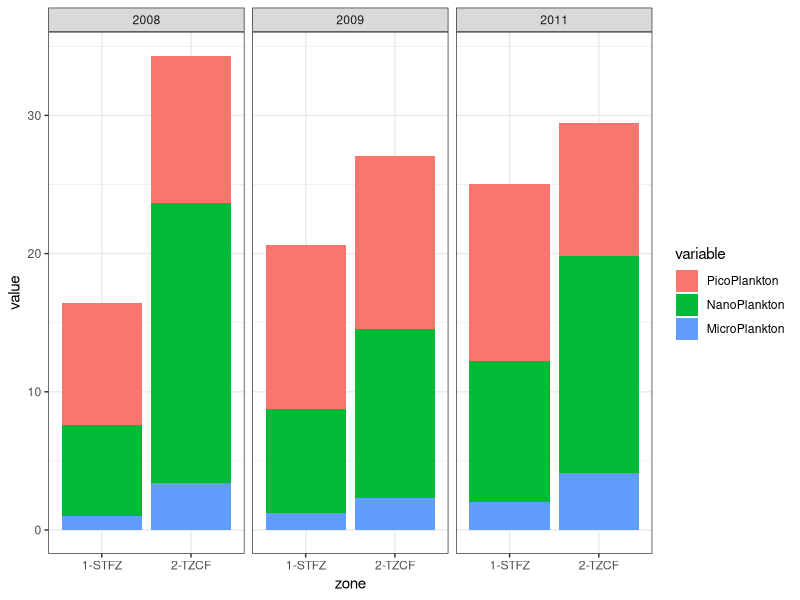
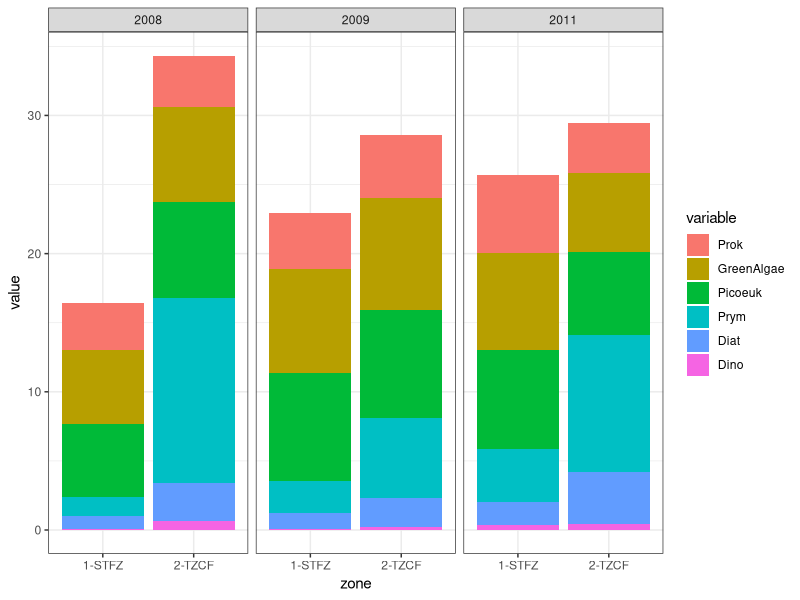
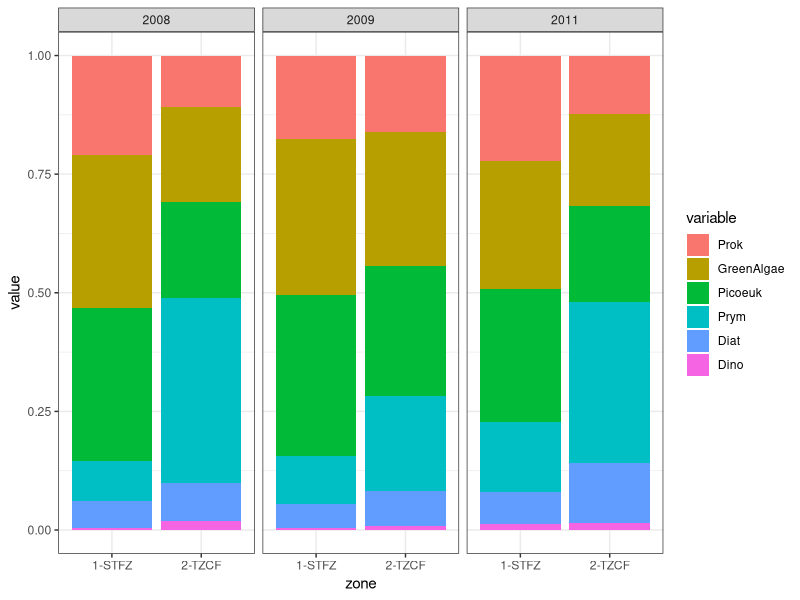
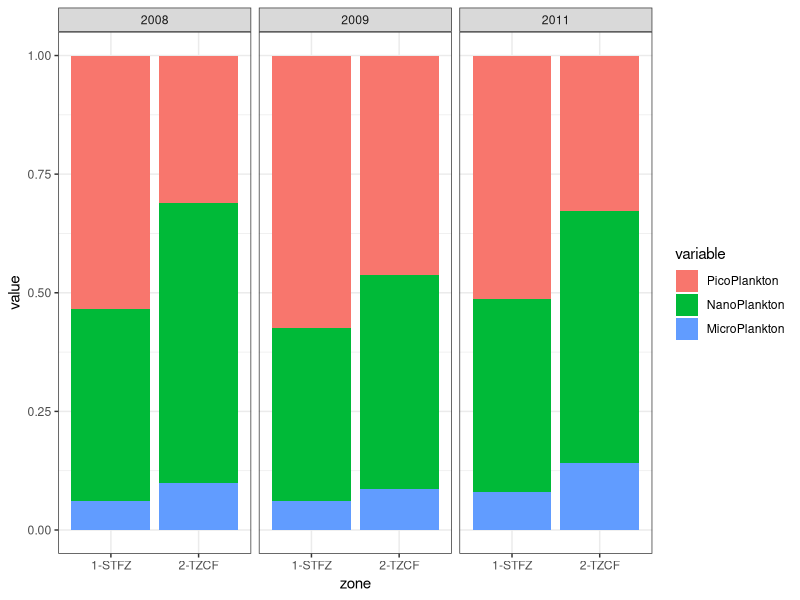

These charts were generated, in order, by the following R code:
# This is an R script to read in the data written from the Matlab script FigXIntSizeClasses.m to file chlpigdata.csv
#
# Need the libraries reshape and ggplot2
library(reshape)
library(ggplot2)

# Read in the file that Matlab wrote out (CSV). chlpigdata.csv is actual values
pig = read.csv('chlpigdatahirata.csv',header=T)

#Change 1,2 to '1-STFZ','2-TZCF' since Matlab only writes numbers
pig$zone[pig$zone==1]='1-STFZ'
pig$zone[pig$zone==2]='2-TZCF'

repig.all = melt(pig[,c(1:2,4:9)],id=c('year','zone')) #Reshape to columns only taking chloropigments (e.g. pro, prym, diat, etc)
repig.size = melt(pig[,c(1:2,10:12)],id=c('year','zone')) # Reshape but only pico, nano, micro groups

# Barplot of pico, nano, micro in all areas grouped by year and zone
ggplot() + geom_bar(data=repig.size, aes(y = value, x = zone, fill = variable), stat="identity", position='stack') + theme_bw() + facet_grid( ~ year)

# Barplot of all groups in all areas grouped by year and zone
ggplot() + geom_bar(data=repig.all, aes(y = value, x = zone, fill = variable), stat="identity", position='stack') + theme_bw() + facet_grid( ~ year)

# Do same thing but as percentage
pigperc = cbind(pig[,1:2],pig[4:9]/rowSums(pig[4:9]))

repigperc.all = melt(pigperc,id=c('year','zone')) #Reshape to columns only taking chloropigments (e.g. pro, prym, diat, etc)

# Barplot of pico, nano, micro in all areas grouped by year and zone
ggplot() + geom_bar(data=repigperc.all, aes(y = value, x = zone, fill = variable), stat="identity", position='stack') + theme_bw() + facet_grid( ~ year)

# Now do the size classes
pigperc = cbind(pig[,1:2],pig[10:12]/rowSums(pig[10:12]))

repigperc.size = melt(pigperc,id=c('year','zone')) #Reshape to columns only taking chloropigments (e.g. pro, prym, diat, etc)

# Barplot of pico, nano, micro in all areas grouped by year and zone
ggplot() + geom_bar(data=repigperc.size, aes(y = value, x = zone, fill = variable), stat="identity", position='stack') + theme_bw() + facet_grid( ~ year)
